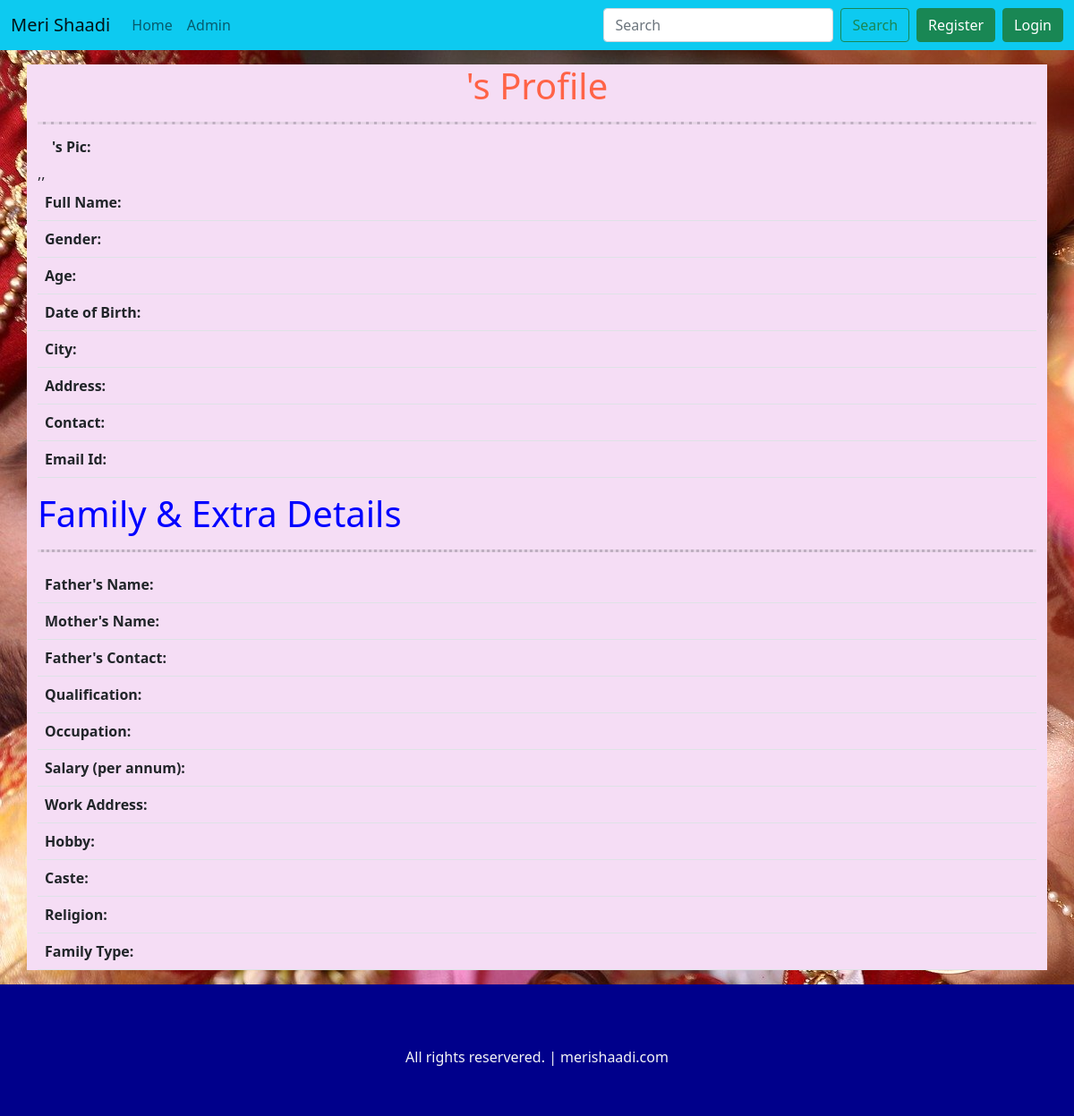
The app's page /profile/6, older data.
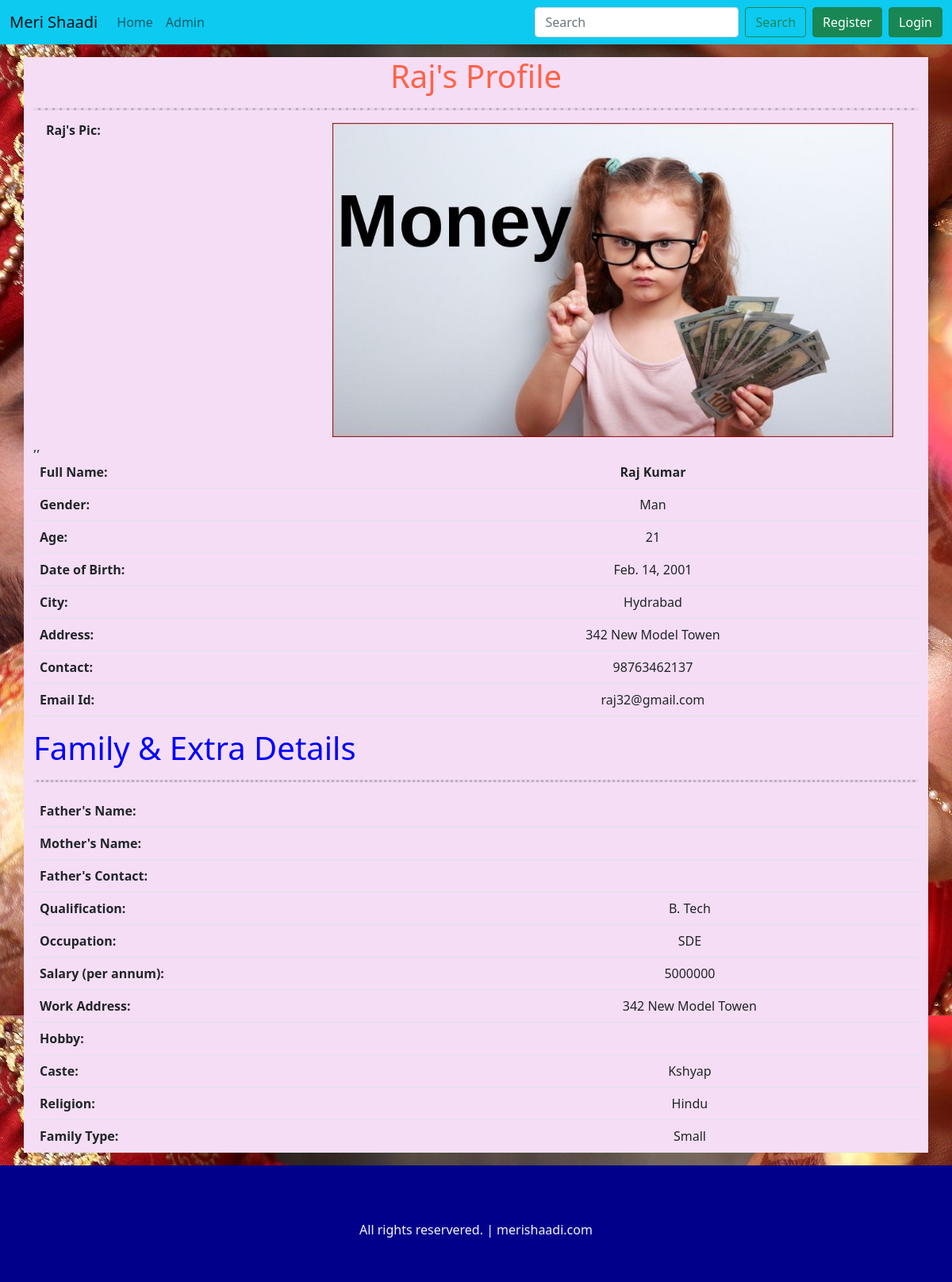
The same page, newer data.
### home/models.py (models this page shows)
class Profile(models.Model):
    user = models.OneToOneField(User, on_delete=models.CASCADE)
    first_name = models.CharField(max_length=50)
    last_name = models.CharField(max_length=50)
    email = models.CharField(max_length=50)
    gender = models.CharField(max_length=50, default="")
    age = models.IntegerField()
    pic = models.URLField()
    phone = models.CharField(max_length=15, default="")
    date_of_birth = models.DateField(default="")
    city = models.CharField(max_length=50, default="")
    address = models.CharField(max_length=150, default="")
    father_name = models.CharField(max_length=100, default="")
    mother_name = models.CharField(max_length=100, default="")
    father_phone = models.CharField(max_length=15, default="")
    work_address = models.CharField(max_length=150, default="")
    occupation = models.CharField(max_length=100, default="")
    salary = models.IntegerField(default="")
    qualification = models.CharField(max_length=500, default="")
    hobby = models.CharField(max_length=150, default="")
    caste = models.CharField(max_length=100, default="")
    religion = models.CharField(max_length=100, default="")
    family_type = models.CharField(max_length=100, default="", help_text="small/big/joint")
    def __str__(self):
        return self.user.username

### home/views.py (the view)
# urls.py: path('profile/<int:id>', profile, name='profile'),
def profile(request, id):
    print(id)
    try:
        user = User.objects.filter(id=id).first()
        if user is not None:
            profile = Profile.objects.filter(user=user).first()
            dic = {"profile": profile}
            return render(request, 'home/profile.html', dic)
    except Exception as e:
        print(e)
        print("user id is none...:")
    profile = Profile.objects.filter(id=id).first()
    print(profile)
    dic = {"profile": profile}
    return render(request, 'home/profile.html', dic)

### templates/home/profile.html (shortened to what this page needs)
{% extends 'base.html' %}
{% load static %}
{% load static %}
{% block body %}
<div class="mt-3 mb-3">
    <div class="container" style="background-color: rgb(245, 221, 245);">
        <h1 class="text-center" style="color: tomato;">{{profile.first_name}}'s Profile</h1>
        <hr class="dashed">
        <div class="container row g-3">
            <div class="col-md-4">
                <h6><b>{{profile.first_name}}'s Pic:</b></h6>
            </div>
            <div class="col-md-8">
                <img class="img-fluid" src="{{profile.pic}}">
            </div>
        </div>
        <table class="table">
            <tbody>
                <tr>
                    <th scope="row">Full Name:</th>
                    <td colspan="2" class="text-center"><b>{{profile.first_name}} {{profile.last_name}}</b></td>
                </tr>
                <tr>
                    <th scope="row">Gender:</th>
                    <td colspan="2" class="text-center">{{profile.gender}}</td>
                </tr>
                <tr>
                    <th scope="row">Age:</th>
                    <td colspan="2" class="text-center">{{profile.age}}</td>
                </tr>
                <tr>
                    <th scope="row">Date of Birth:</th>
                    <td class="text-center">{{profile.date_of_birth}}</td>
                </tr>
                <tr>
                    <th scope="row">City:</th>
                    <td colspan="2" class="text-center">{{profile.city}}</td>
                </tr>
                <tr>
                    <th scope="row">Address:</th>
                    <td colspan="2" class="text-center">{{profile.address}}</td>
                </tr>
                <tr>
                    <th scope="row">Contact:</th>
                    <td class="text-center">{{profile.phone}}</td>
                </tr>
                <tr>
                    <th scope="row">Email Id:</th>
                    <td colspan="2" class="text-center">{{profile.email}}</td>
                </tr>,,
            </tbody>
        </table>
        <h1 style="color: blue;">Family & Extra Details</h1>
        <hr class="dotted">
        <table class="table">
            <tbody>
                <tr>
                    <th scope="row">Father's Name:</th>
                    <td class="text-center">{{profile.father_name}}</td>
                </tr>
                <tr>
                    <th scope="row">Mother's Name:</th>
                    <td class="text-center">{{profile.mother_name}}</td>
                </tr>
                <tr>
                    <th scope="row">Father's Contact:</th>
                    <td colspan="2" class="text-center">{{profile.father_phone}}</td>
                </tr>
                <tr>
                    <th scope="row">Qualification:</th>
                    <td colspan="2" class="text-center">{{profile.qualification}}</td>
                </tr>
                <tr>
                    <th scope="row">Occupation:</th>
                    <td class="text-center">{{profile.occupation}}</td>
                </tr>
                <tr>
                    <th scope="row">Salary (per annum):</th>
                    <td colspan="2" class="text-center">{{profile.salary}}</td>
                </tr>
                <tr>
                    <th scope="row">Work Address:</th>
                    <td class="text-center">{{profile.work_address}}</td>
                </tr>
                <tr>
                    <th scope="row">Hobby:</th>
                    <td colspan="2" class="text-center">{{profile.hobby}}</td>
                </tr>
                <tr>
                    <th scope="row">Caste:</th>
                    <td colspan="2" class="text-center">{{profile.caste}}</td>
                </tr>
                <tr>
                    <th scope="row">Religion:</th>
                    <td colspan="2" class="text-center">{{profile.religion}}</td>
                </tr>
                <tr>
                    <th scope="row">Family Type:</th>
                    <td colspan="2" class="text-center">{{profile.family_type}}</td>
                </tr>
            </tbody>
        </table>
    </div>
</div>
{% endblock %}

### templates/base.html (shortened to what this page needs)
<!doctype html>
<html lang="en">
<head>
    <link href="https://cdn.jsdelivr.net/npm/bootstrap@5.0.2/dist/css/bootstrap.min.css" rel="stylesheet"
>
</head>
<body>
    <nav class="navbar navbar-expand-lg navbar-light bg-info">
        <div class="container-fluid">
            <a class="navbar-brand" href="/">Meri Shaadi</a>
            <div class="collapse navbar-collapse" id="navbarSupportedContent">
                <ul class="navbar-nav me-auto mb-2 mb-lg-0">
                    <li class="nav-item">
                        <a class="nav-link {% block home %}{% endblock home %}" aria-current="page" href="/">Home</a>
                    </li>
                    <li class="nav-item">
                        <a class="nav-link" target="_blank" href="/admin">Admin</a>
                    </li>
                </ul>
                <form class="d-flex">
                    <input class="form-control me-2" type="search" placeholder="Search" aria-label="Search">
                    <button class="btn btn-outline-success" type="submit">Search</button>
                </form>
                {% if request.user.is_authenticated %}
                <ul class="navbar-nav mb-2 mb-lg-0">
                    <li class="nav-item dropdown">
                        <a class="nav-link dropdown-toggle" href="#" id="navbarDropdown" role="button"
                            data-bs-toggle="dropdown" aria-expanded="false">
                            Welcome {{request.user}}
                        </a>
                        <ul class="dropdown-menu" aria-labelledby="navbarDropdown">
                            <li><a class="dropdown-item" href="#"><b>{{request.user.first_name}}
                                        {{request.user.last_name}}</b></a></li>
                            <li><a class="dropdown-item" href="#">{{request.user.email}}</a></li>
                            <li>
                                <hr class="dropdown-divider">
                            </li>
                            <li><a style="color: red; background-color: yellow" class="dropdown-item"
                                    href="/profile/{{request.user.id}}"><b>My Profile</b></a>
                            </li>
                        </ul>
                    </li>
                </ul>
                <a href="/logout" class="btn btn-danger">Logout</a>
                {% else %}
                <a href="/register" class="btn btn-success mx-2">Register</a>
                <a href="/login" class="btn btn-success">Login</a>
                {% endif %}
            </div>
        </div>
    </nav>
    {% block body %}{% endblock body %}
    <div class="footer text-center" style="background-color: darkblue;">
        <br>
        <br>
        <br>
        <h6 style="color: whitesmoke;">All rights reservered. | merishaadi.com</h6>
        <br>
        <br>
    </div>
</body>
</html>

Row changes from the older to the newer data that the page shows:
added Profile: first_name "Raj", pic (picture), last_name "Kumar", gender "Man", age "21", date_of_birth "Feb. 14, 2001", city "Hydrabad", address "342 New Model Towen", phone "98763462137", email "raj32@gmail.com", qualification "B. Tech", occupation "SDE", salary "5000000", work_address "342 New Model Towen", caste "Kshyap", religion "Hindu", family_type "Small"
